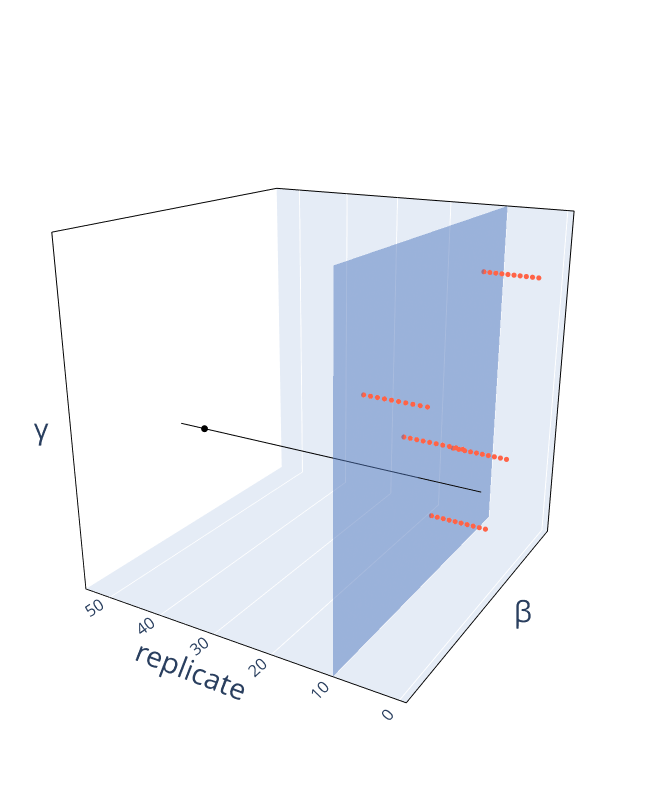

The cell this chart's notebook holds for it:
### Code cell
import importlib
import create_3d_plot_single #import the module here, so that it can be reloaded.
importlib.reload(create_3d_plot_single)
from create_3d_plot_single import plot_single_3d # or whatever name you want.

method = "Initial Design"
# fig = plot_single_3d(dfx, method=method, outfile=method+"_def.png")
fig = plot_single_3d(dfx, method=method, width=660, height = 800, outfile=method+"_660_800.png",
                    dot_size=3,
                     eye_dict=dict(x=1.3, y=-2.2, z=0.9),
                     margin_dict=dict(l=0, r=0, t=0, b=0))
